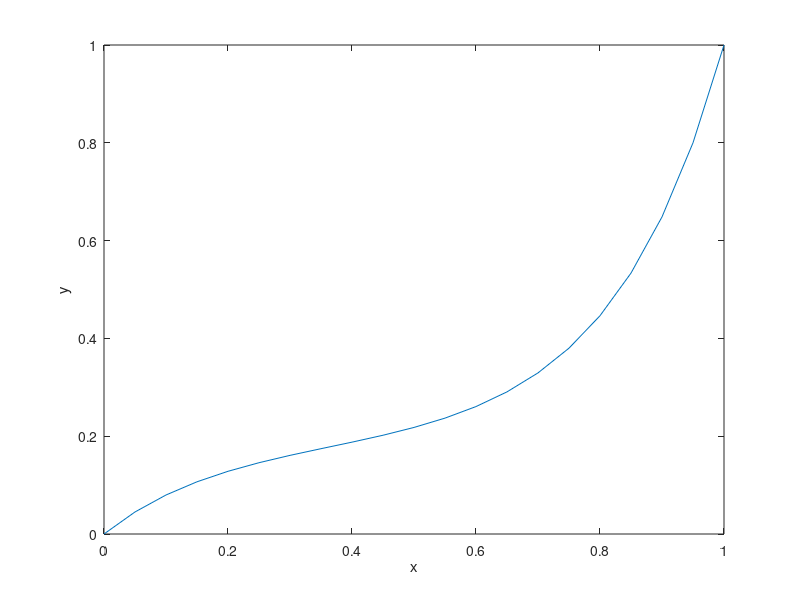

This figure's MATLAB source:
% f9_13 same as L9_7
% Copyright S. Nakamura, 1995
set(gcf, 'NumberTitle','off','Name', 'Figure 9.13; List 9.7')

clear, clf, hold off
gam = 1;
a=1;
b=1;
c=1; g = 1;
x1 = 0.01; y1 = 0.01; x2 = 0.95; y2 = 0.8;
for it = 1:20
A=zeros(4);
A(1,1)=1; A(1,2)=1; A(1,3)=1; A(1,4) = 0;
y(1) = -(a + b + c);
A(2,1) = exp(-g*x1); A(2,2) = exp(g*x1); A(2,3)=1;
    A(2,4) = a*(-x1)*A(2,1) + b*(x1)*A(2,2);
         y(2) = -(a*A(2,1) + b*A(2,2) + c - y1);
A(3,1) = exp(-g*x2); A(3,2) = exp(g*x2); A(3,3)=1;
    A(3,4) = a*(-x2)*A(3,1) + b*(x2)*A(3,2);
         y(3) = -(a*A(3,1) + b*A(3,2) + c - y2);
A(4,1) = exp(-g); A(4,2) = exp(g); A(4,3)=1;
    A(4,4) = a*(-1)*A(4,1) + b*(1)*A(4,2);
         y(4) = -(a*A(4,1) + b*A(4,2) + c - 1);
da=A\y';
a = a+da(1); b = b+da(2); c=c+da(3); g=g+da(4);
if sum(abs(da)) < 0.00001, break;end
end
x =0:0.05:1;
yy = a*exp(-g*x) + b*exp(g*x) + c;
plot(x,yy)
ylabel('y'), xlabel('x')
